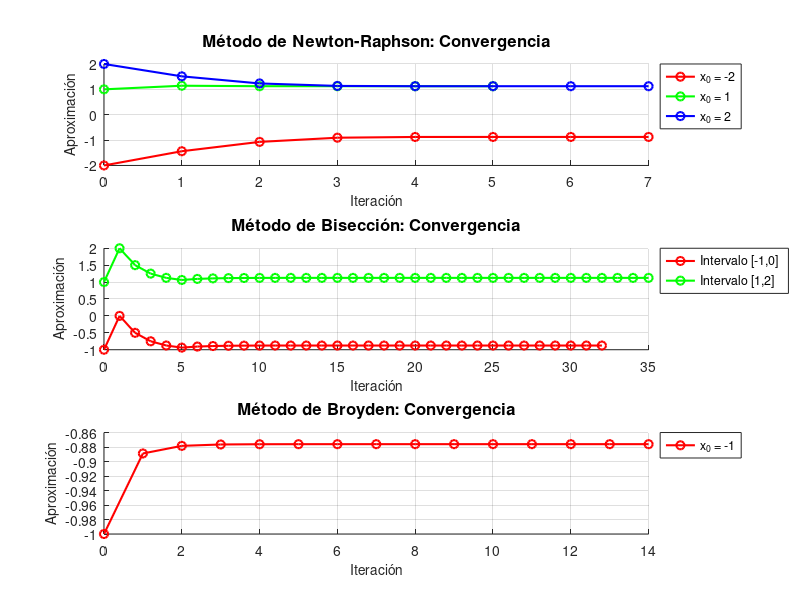
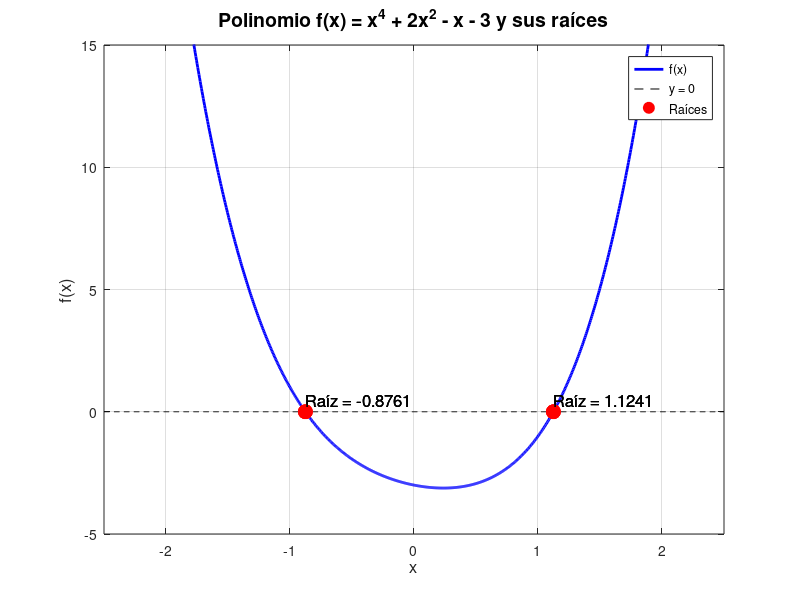
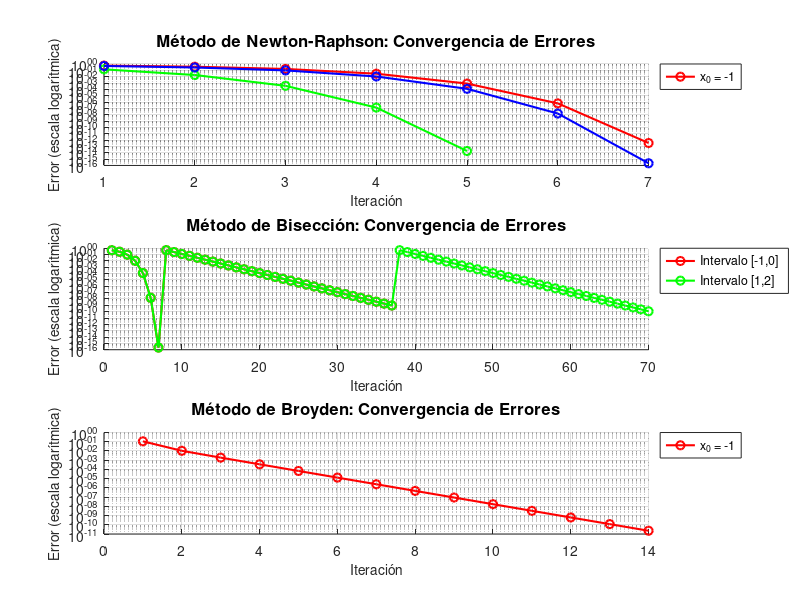
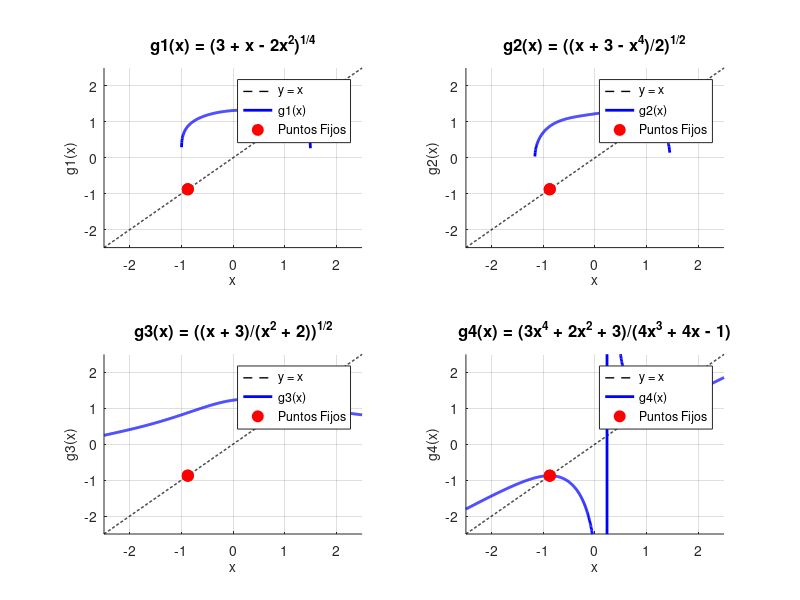

The MATLAB script that drew these images, in order:
% Ejercicio 5-TP4: Comparación de Métodos de Búsqueda de Raíces
% Mejorado con los métodos de Broyden y Bisección, y visualización
clc; clear; close all

% Definir el polinomio y su derivada
f  = @(x) x.^4 + 2*x.^2 - x - 3;
df = @(x) 4*x.^3 + 4*x - 1;

% Parámetros para todos los métodos
initial_guesses = [-2, -1, 0, 1, 2];% Suposiciones iniciales
tolerance       = 1e-10;            % Tolerancia
max_iterations  = 100;              % Iteraciones máximas
real_roots      = [];               % Raíces reales

% Crear figuras para visualización
fig_convergence = figure('Name', 'Convergencia de Métodos de Búsqueda de Raíces');
fig_function    = figure('Name', 'Función y Sus Raíces');

% 1. Método de Newton-Raphson
fprintf('============== Método de Newton-Raphson ==============\n');
newton_roots      = []; % Raíces de Newton
newton_iterations = {}; % Iteraciones de Newton
newton_errors     = {}; % Errores de Newton

for i = 1:length(initial_guesses)
    x0         = initial_guesses(i);
    x          = x0;
    iterations = x0;
    errors     = [];
    
    for iter = 1:max_iterations
        f_x  = f(x);
        df_x = df(x);
        
        % Evitar división por cero
        if abs(df_x) < 1e-15
            fprintf('Newton-Raphson: Derivada demasiado cercana a cero en x = %.6f\n', x);
            break;
        end
        % Actualizar estimación
        x_new = x - f_x / df_x;
        iterations = [iterations, x_new];
        errors = [errors, abs(x_new - x)];
        
        % Verificar convergencia
        if abs(x_new - x) < tolerance
            x = x_new;
            fprintf('Newton-Raphson convergió desde x0 = %.2f a la raíz %.10f en %d iteraciones\n', x0, x, iter);
            break;
        end
        
        x = x_new;
        
        % Verificar si se alcanzó el máximo de iteraciones
        if iter == max_iterations
            fprintf('Newton-Raphson: Máximo de iteraciones alcanzado para x0 = %.2f\n', x0);
        end
    end
    
    % Registrar resultados
    if abs(f(x)) < tolerance
        is_unique = true;
        for r = newton_roots
            if abs(r - x) < tolerance
                is_unique = false;
                break;
            end
        end
        if is_unique
            newton_roots = [newton_roots; x];
            newton_iterations{end+1} = iterations;
            newton_errors{end+1} = errors;
        end
    end
end

% Ordenar raíces para un orden consistente
newton_roots = sort(newton_roots);
fprintf('Newton-Raphson encontró %d raíces únicas:\n', length(newton_roots));
disp(newton_roots);

% 2. Método de Bisección
fprintf('\n============== Método de Bisección ==============\n');
bisection_roots = []; % Raíces de bisección
bisection_iterations = {}; % Iteraciones de bisección
bisection_errors = {}; % Errores de bisección

% Definir intervalos para buscar raíces
intervals = [-2 -1; -1 0; 0 1; 1 2];

for i = 1:size(intervals, 1)
    a = intervals(i, 1);
    b = intervals(i, 2);
    % 
    % Verificar si hay un cambio de signo en el intervalo
    if f(a) * f(b) >= 0
        fprintf('Bisección: No hay cambio de signo en el intervalo [%.2f, %.2f]\n', a, b);
        continue;
    end
    
    iterations = [a, b];
    % errors = [];
    
    for iter = 1:max_iterations
        c = (a + b) / 2;
        iterations = [iterations, c];
        
        f_c = f(c);
        
        % Verificar si se encontró una raíz
        if abs(f_c) < tolerance
            fprintf('Bisección convergió a la raíz %.10f en el intervalo [%.2f, %.2f] después de %d iteraciones\n', c, intervals(i,1), intervals(i,2), iter);
            break;
        end
        
        if f(a) * f_c < 0
            errors = [errors, abs(b - c)];
            b = c;
        else
            errors = [errors, abs(a - c)];
            a = c;
        end
        
        % Verificar convergencia
        if abs(b - a) < tolerance
            c = (a + b) / 2;
            fprintf('Bisección convergió a la raíz %.10f en el intervalo [%.2f, %.2f] después de %d iteraciones\n', c, intervals(i,1), intervals(i,2), iter);
            break;
        end
        
        % Verificar si se alcanzó el máximo de iteraciones
        if iter == max_iterations
            fprintf('Bisección: Máximo de iteraciones alcanzado para el intervalo [%.2f, %.2f]\n', intervals(i,1), intervals(i,2));
        end
    end
    
    % Registrar resultados
    if abs(f(c)) < tolerance
        is_unique = true;
        for r = bisection_roots
            if abs(r - c) < tolerance
                is_unique = false;
                break;
            end
        end
        if is_unique
            bisection_roots = [bisection_roots; c];
            bisection_iterations{end+1} = iterations;
            bisection_errors{end+1} = errors;
        end
    end
end

% Ordenar raíces para un orden consistente
bisection_roots = sort(bisection_roots);
fprintf('Bisección encontró %d raíces únicas:\n', length(bisection_roots));
disp(bisection_roots);

% 3. Método de Broyden
fprintf('\n============== Método de Broyden ==============\n');
broyden_roots = []; % Raíces de Broyden
broyden_iterations = {}; % Iteraciones de Broyden
broyden_errors = {}; % Errores de Broyden

for i = 1:length(initial_guesses)
    x0 = initial_guesses(i);
    x = x0;
    
    % Aproximación inicial del Jacobiano (derivada para el caso 1D)
    J = df(x0);
    
    iterations = x0;
    errors = [];
    
    for iter = 1:max_iterations
        f_x = f(x);
        
        % Evitar división por cero
        if abs(J) < 1e-15
            fprintf('Broyden: Jacobiano demasiado cercano a cero en x = %.6f\n', x);
            break;
        end
        
        % Actualizar estimación
        s = -f_x / J;
        x_new = x + s;
        iterations = [iterations, x_new];
        errors = [errors, abs(x_new - x)];
        
        % Verificar convergencia
        if abs(x_new - x) < tolerance
            x = x_new;
            fprintf('Broyden convergió desde x0 = %.2f a la raíz %.10f en %d iteraciones\n', x0, x, iter);
            break;
        end
        
        % Actualizar Jacobiano usando la fórmula de Broyden
        f_x_new = f(x_new);
        y = f_x_new - f_x;
        J = J + (y - J*s) / s * s;
        
        x = x_new;
        
        % Verificar si se alcanzó el máximo de iteraciones
        if iter == max_iterations
            fprintf('Broyden: Máximo de iteraciones alcanzado para x0 = %.2f\n', x0);
        end
    end
    
    % Registrar resultados
    if abs(f(x)) < tolerance
        is_unique = true;
        for r = broyden_roots
            if abs(r - x) < tolerance
                is_unique = false;
                break;
            end
        end
        if is_unique
            broyden_roots = [broyden_roots; x];
            broyden_iterations{end+1} = iterations;
            broyden_errors{end+1} = errors;
        end
    end
end

% Ordenar raíces para un orden consistente
broyden_roots = sort(broyden_roots);
fprintf('Broyden encontró %d raíces únicas:\n', length(broyden_roots));
disp(broyden_roots);

% Combinar todas las raíces y asegurar unicidad
all_roots = [newton_roots; bisection_roots; broyden_roots];
real_roots = [];

for r = all_roots'
    is_unique = true;
    for existing_r = real_roots
        if abs(existing_r - r) < tolerance
            is_unique = false;
            break;
        end
    end
    if is_unique
        real_roots = [real_roots; r];
    end
end

real_roots = sort(real_roots);
fprintf('\nTodos los métodos combinados encontraron %d raíces únicas:\n', length(real_roots));
disp(real_roots);

% Graficar la función y sus raíces
figure(fig_function);
x_range = linspace(-2.5, 2.5, 1000);
y_range = f(x_range);

% Graficar la función
plot(x_range, y_range, 'b-', 'LineWidth', 2);
hold on;
plot(x_range, zeros(size(x_range)), 'k--', 'LineWidth', 0.5); % Eje x
grid on;

% Graficar las raíces
for i = 1:length(real_roots)
    plot(real_roots(i), 0, 'ro', 'MarkerSize', 10, 'MarkerFaceColor', 'r');
    text(real_roots(i), 0.5, ['Raíz = ', num2str(real_roots(i), '%.4f')], 'FontSize', 12);
end

title('Polinomio f(x) = x^4 + 2x^2 - x - 3 y sus raíces', 'FontSize', 14);
xlabel('x', 'FontSize', 12);
ylabel('f(x)', 'FontSize', 12);
legend('f(x)', 'y = 0', 'Raíces', 'Location', 'best');
xlim([-2.5, 2.5]);
ylim([-5, 15]);

% Graficar el comportamiento de convergencia
figure(fig_convergence);

% Crear subgráficos para cada método
subplot(3, 1, 1);
hold on;
colors = {'r', 'g', 'b', 'm', 'c'};
for i = 1:length(newton_iterations)
    iterations = newton_iterations{i};
    plot(0:length(iterations)-1, iterations, [colors{mod(i-1, length(colors))+1}, '-o'], 'LineWidth', 1.5);
end
title('Método de Newton-Raphson: Convergencia', 'FontSize', 12);
xlabel('Iteración', 'FontSize', 10);
ylabel('Aproximación', 'FontSize', 10);
grid on;
legend_entries = cell(1, length(newton_iterations));
for i = 1:length(newton_iterations)
    legend_entries{i} = ['x_0 = ', num2str(newton_iterations{i}(1))];
end
legend(legend_entries, 'Location', 'bestoutside');

subplot(3, 1, 2);
hold on;
for i = 1:length(bisection_iterations)
    iterations = bisection_iterations{i};
    plot(0:length(iterations)-1, iterations, [colors{mod(i-1, length(colors))+1}, '-o'], 'LineWidth', 1.5);
end
title('Método de Bisección: Convergencia', 'FontSize', 12);
xlabel('Iteración', 'FontSize', 10);
ylabel('Aproximación', 'FontSize', 10);
grid on;
legend_entries = cell(1, length(bisection_iterations));
for i = 1:length(bisection_iterations)
    legend_entries{i} = ['Intervalo [', num2str(bisection_iterations{i}(1)), ',', num2str(bisection_iterations{i}(2)), ']'];
end
legend(legend_entries, 'Location', 'bestoutside');

subplot(3, 1, 3);
hold on;
for i = 1:length(broyden_iterations)
    iterations = broyden_iterations{i};
    plot(0:length(iterations)-1, iterations, [colors{mod(i-1, length(colors))+1}, '-o'], 'LineWidth', 1.5);
end
title('Método de Broyden: Convergencia', 'FontSize', 12);
xlabel('Iteración', 'FontSize', 10);
ylabel('Aproximación', 'FontSize', 10);
grid on;
legend_entries = cell(1, length(broyden_iterations));
for i = 1:length(broyden_iterations)
    legend_entries{i} = ['x_0 = ', num2str(broyden_iterations{i}(1))];
end
legend(legend_entries, 'Location', 'bestoutside');

% Crear figura para graficar la convergencia de errores
figure('Name', 'Convergencia de Errores');

% Graficar la convergencia de errores para cada método
subplot(3, 1, 1);
hold on;
for i = 1:length(newton_errors)
    errors = newton_errors{i};
    semilogy(1:length(errors), errors, [colors{mod(i-1, length(colors))+1}, '-o'], 'LineWidth', 1.5);
end
title('Método de Newton-Raphson: Convergencia de Errores', 'FontSize', 12);
xlabel('Iteración', 'FontSize', 10);
ylabel('Error (escala logarítmica)', 'FontSize', 10);
grid on;
legend(legend_entries, 'Location', 'bestoutside');

subplot(3, 1, 2);
hold on;
for i = 1:length(bisection_errors)
    errors = bisection_errors{i};
    semilogy(1:length(errors), errors, [colors{mod(i-1, length(colors))+1}, '-o'], 'LineWidth', 1.5);
end
title('Método de Bisección: Convergencia de Errores', 'FontSize', 12);
xlabel('Iteración', 'FontSize', 10);
ylabel('Error (escala logarítmica)', 'FontSize', 10);
grid on;
legend_entries = cell(1, length(bisection_iterations));
for i = 1:length(bisection_iterations)
    legend_entries{i} = ['Intervalo [', num2str(bisection_iterations{i}(1)), ',', num2str(bisection_iterations{i}(2)), ']'];
end
legend(legend_entries, 'Location', 'bestoutside');

subplot(3, 1, 3);
hold on;
for i = 1:length(broyden_errors)
    errors = broyden_errors{i};
    semilogy(1:length(errors), errors, [colors{mod(i-1, length(colors))+1}, '-o'], 'LineWidth', 1.5);
end
title('Método de Broyden: Convergencia de Errores', 'FontSize', 12);
xlabel('Iteración', 'FontSize', 10);
ylabel('Error (escala logarítmica)', 'FontSize', 10);
grid on;
legend_entries = cell(1, length(broyden_iterations));
for i = 1:length(broyden_iterations)
    legend_entries{i} = ['x_0 = ', num2str(broyden_iterations{i}(1))];
end
legend(legend_entries, 'Location', 'bestoutside');

% Definir las funciones g_i(x)
g1 = @(x) (3 + x - 2*x.^2).^(1/4);
g2 = @(x) ((x + 3 - x.^4)/2).^(1/2);
g3 = @(x) ((x + 3)./(x.^2 + 2)).^(1/2);
g4 = @(x) (3*x.^4 + 2*x.^2 + 3)./(4*x.^3 + 4*x - 1);

% Manejadores y nombres de las funciones g
g_handles = {g1, g2, g3, g4};
g_names = {'g1', 'g2', 'g3', 'g4'};

% Verificación de puntos fijos
fprintf('\n========== Verificación de Puntos Fijos ==========\n');
fprintf('Verificación de puntos fijos para las raíces de f(x) = x^4 + 2x^2 - x - 3\n');
fprintf('------------------------------------------------------------\n');

for i = 1:length(real_roots)
    p_i = real_roots(i);
    f_p = f(p_i);
    fprintf('Raíz p = %.10f, f(p) = %.6e\n', p_i, f_p);
    
    for j = 1:length(g_handles)
        try
            g = g_handles{j};
            name = g_names{j};
            g_p = g(p_i);
            diff = abs(g_p - p_i);
            fprintf('  %s(p) = %.10f, p = %.10f, diferencia = %.6e\n', name, g_p, p_i, diff);
        catch ME
            fprintf('  %s(p): %s\n', name, ME.message);
        end
    end
    fprintf('\n');
end

% Graficar las iteraciones de punto fijo
figure('Name', 'Visualización de Puntos Fijos');

% Crear rangos x válidos para cada función g (considerando restricciones de dominio)
x_valid = linspace(-2.5, 2.5, 1000);
y_valid = x_valid; % Línea y = x

subplot(2, 2, 1);
hold on;
g1_valid_indices = (3 + x_valid - 2*x_valid.^2) >= 0;
plot(x_valid, y_valid, 'k--', 'LineWidth', 1); % Línea y = x
plot(x_valid(g1_valid_indices), g1(x_valid(g1_valid_indices)), 'b-', 'LineWidth', 2);
for i = 1:length(real_roots)
    plot(real_roots(i), real_roots(i), 'ro', 'MarkerSize', 8, 'MarkerFaceColor', 'r');
end
title('g1(x) = (3 + x - 2x^2)^{1/4}', 'FontSize', 12);
xlabel('x', 'FontSize', 10);
ylabel('g1(x)', 'FontSize', 10);
grid on;
xlim([-2.5, 2.5]);
ylim([-2.5, 2.5]);
legend('y = x', 'g1(x)', 'Puntos Fijos', 'Location', 'best');

subplot(2, 2, 2);
hold on;
g2_valid_indices = ((x_valid + 3 - x_valid.^4)/2) >= 0;
plot(x_valid, y_valid, 'k--', 'LineWidth', 1); % Línea y = x
plot(x_valid(g2_valid_indices), g2(x_valid(g2_valid_indices)), 'b-', 'LineWidth', 2);
for i = 1:length(real_roots)
    plot(real_roots(i), real_roots(i), 'ro', 'MarkerSize', 8, 'MarkerFaceColor', 'r');
end
title('g2(x) = ((x + 3 - x^4)/2)^{1/2}', 'FontSize', 12);
xlabel('x', 'FontSize', 10);
ylabel('g2(x)', 'FontSize', 10);
grid on;
xlim([-2.5, 2.5]);
ylim([-2.5, 2.5]);
legend('y = x', 'g2(x)', 'Puntos Fijos', 'Location', 'best');

subplot(2, 2, 3);
hold on;
g3_valid_indices = (x_valid + 3) >= 0;
plot(x_valid, y_valid, 'k--', 'LineWidth', 1); % Línea y = x
plot(x_valid(g3_valid_indices), g3(x_valid(g3_valid_indices)), 'b-', 'LineWidth', 2);
for i = 1:length(real_roots)
    plot(real_roots(i), real_roots(i), 'ro', 'MarkerSize', 8, 'MarkerFaceColor', 'r');
end
title('g3(x) = ((x + 3)/(x^2 + 2))^{1/2}', 'FontSize', 12);
xlabel('x', 'FontSize', 10);
ylabel('g3(x)', 'FontSize', 10);
grid on;
xlim([-2.5, 2.5]);
ylim([-2.5, 2.5]);
legend('y = x', 'g3(x)', 'Puntos Fijos', 'Location', 'best');

subplot(2, 2, 4);
hold on;
% Encontrar dónde el denominador no es cero para g4
g4_valid_indices = abs(4*x_valid.^3 + 4*x_valid - 1) > 1e-10;
plot(x_valid, y_valid, 'k--', 'LineWidth', 1); % Línea y = x
plot(x_valid(g4_valid_indices), g4(x_valid(g4_valid_indices)), 'b-', 'LineWidth', 2);
for i = 1:length(real_roots)
    plot(real_roots(i), real_roots(i), 'ro', 'MarkerSize', 8, 'MarkerFaceColor', 'r');
end
title('g4(x) = (3x^4 + 2x^2 + 3)/(4x^3 + 4x - 1)', 'FontSize', 12);
xlabel('x', 'FontSize', 10);
ylabel('g4(x)', 'FontSize', 10);
grid on;
xlim([-2.5, 2.5]);
ylim([-2.5, 2.5]);
legend('y = x', 'g4(x)', 'Puntos Fijos', 'Location', 'best');

% Notas sobre dominios
fprintf('\n========== Notas sobre Dominios ==========\n');
disp('Restricciones de dominio para las funciones g:');
disp(' - g1 es real cuando 3 + x - 2x^2 >= 0');
disp(' - g2 es real cuando (x + 3 - x^4)/2 >= 0');
disp(' - g3 es real cuando (x + 3)/(x^2 + 2) >= 0');
disp(' - g4 está definida cuando 4x^3 + 4x - 1 ~= 0');

% Comparación de métodos y conclusión
fprintf('\n========== Comparación de Métodos ==========\n');
fprintf('Método\t\tRaíces Encontradas\tVelocidad de Convergencia\n');
fprintf('-----------------------------------------------\n');
fprintf('Newton-Raphson\t%d\t\tCuadrática\n', length(newton_roots));
fprintf('Bisección\t%d\t\tLineal\n', length(bisection_roots));
fprintf('Broyden\t\t%d\t\tSuperlineal\n', length(broyden_roots));
fprintf('-----------------------------------------------\n');